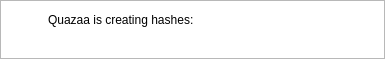
<?xml version="1.0" encoding="UTF-8"?>
<ui version="4.0">
 <class>DialogHashProgress</class>
 <widget class="QDialog" name="DialogHashProgress">
  <property name="geometry">
   <rect>
    <x>0</x>
    <y>0</y>
    <width>385</width>
    <height>59</height>
   </rect>
  </property>
  <property name="sizePolicy">
   <sizepolicy hsizetype="Preferred" vsizetype="Minimum">
    <horstretch>0</horstretch>
    <verstretch>50</verstretch>
   </sizepolicy>
  </property>
  <property name="minimumSize">
   <size>
    <width>385</width>
    <height>59</height>
   </size>
  </property>
  <property name="maximumSize">
   <size>
    <width>385</width>
    <height>800</height>
   </size>
  </property>
  <property name="sizeIncrement">
   <size>
    <width>0</width>
    <height>50</height>
   </size>
  </property>
  <property name="mouseTracking">
   <bool>true</bool>
  </property>
  <property name="windowTitle">
   <string>Dialog</string>
  </property>
  <property name="autoFillBackground">
   <bool>false</bool>
  </property>
  <property name="styleSheet">
   <string notr="true">QDialog {
	background-color: rgba(255, 255, 255,175);
}</string>
  </property>
  <layout class="QGridLayout" name="gridLayout">
   <property name="sizeConstraint">
    <enum>QLayout::SetMinimumSize</enum>
   </property>
   <property name="margin">
    <number>0</number>
   </property>
   <property name="spacing">
    <number>0</number>
   </property>
   <item row="0" column="0" rowspan="2">
    <widget class="QFrame" name="frameHashProgress">
     <property name="sizePolicy">
      <sizepolicy hsizetype="Preferred" vsizetype="Minimum">
       <horstretch>0</horstretch>
       <verstretch>10</verstretch>
      </sizepolicy>
     </property>
     <property name="sizeIncrement">
      <size>
       <width>0</width>
       <height>10</height>
      </size>
     </property>
     <property name="styleSheet">
      <string notr="true"/>
     </property>
     <property name="frameShape">
      <enum>QFrame::StyledPanel</enum>
     </property>
     <property name="frameShadow">
      <enum>QFrame::Plain</enum>
     </property>
     <layout class="QGridLayout" name="gridLayout_2">
      <property name="sizeConstraint">
       <enum>QLayout::SetMinimumSize</enum>
      </property>
      <item row="0" column="0" rowspan="2">
       <widget class="QLabel" name="labelHashIcon">
        <property name="minimumSize">
         <size>
          <width>32</width>
          <height>32</height>
         </size>
        </property>
        <property name="maximumSize">
         <size>
          <width>32</width>
          <height>32</height>
         </size>
        </property>
        <property name="styleSheet">
         <string notr="true">border: 0px solid transparent;</string>
        </property>
        <property name="text">
         <string/>
        </property>
        <property name="pixmap">
         <pixmap resource="../Resource.qrc">:/Resource/Library/BrowseFolder.png</pixmap>
        </property>
        <property name="scaledContents">
         <bool>true</bool>
        </property>
       </widget>
      </item>
      <item row="1" column="1">
       <layout class="QVBoxLayout" name="verticalLayout">
        <property name="sizeConstraint">
         <enum>QLayout::SetMinimumSize</enum>
        </property>
       </layout>
      </item>
      <item row="0" column="1">
       <widget class="QLabel" name="labelStatus">
        <property name="sizePolicy">
         <sizepolicy hsizetype="Minimum" vsizetype="Minimum">
          <horstretch>0</horstretch>
          <verstretch>0</verstretch>
         </sizepolicy>
        </property>
        <property name="styleSheet">
         <string notr="true">border: 0px solid transparent;</string>
        </property>
        <property name="text">
         <string>Quazaa is creating hashes:</string>
        </property>
       </widget>
      </item>
     </layout>
    </widget>
   </item>
  </layout>
 </widget>
 <resources>
  <include location="../Resource.qrc"/>
 </resources>
 <connections/>
</ui>
